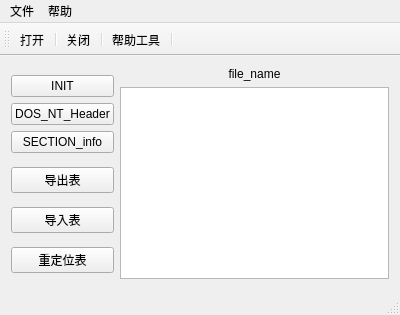
<?xml version="1.0" encoding="UTF-8"?>
<ui version="4.0">
 <class>MainWindow</class>
 <widget class="QMainWindow" name="MainWindow">
  <property name="geometry">
   <rect>
    <x>0</x>
    <y>0</y>
    <width>400</width>
    <height>315</height>
   </rect>
  </property>
  <property name="windowTitle">
   <string>MainWindow</string>
  </property>
  <widget class="QWidget" name="centralWidget">
   <layout class="QGridLayout" name="gridLayout">
    <item row="1" column="0">
     <layout class="QVBoxLayout" name="verticalLayout">
      <item>
       <layout class="QVBoxLayout" name="verticalLayout_3">
        <item>
         <widget class="QPushButton" name="pushButton_init">
          <property name="text">
           <string>INIT</string>
          </property>
         </widget>
        </item>
        <item>
         <widget class="QPushButton" name="pushButton_dos_nt_header">
          <property name="text">
           <string>DOS_NT_Header</string>
          </property>
         </widget>
        </item>
        <item>
         <widget class="QPushButton" name="pushButton_sectioninfo">
          <property name="text">
           <string>SECTION_info</string>
          </property>
         </widget>
        </item>
       </layout>
      </item>
      <item>
       <widget class="QPushButton" name="pushButton_export">
        <property name="text">
         <string>导出表</string>
        </property>
       </widget>
      </item>
      <item>
       <widget class="QPushButton" name="pushButton_import">
        <property name="text">
         <string>导入表</string>
        </property>
       </widget>
      </item>
      <item>
       <widget class="QPushButton" name="pushButton_relocation">
        <property name="text">
         <string>重定位表</string>
        </property>
       </widget>
      </item>
     </layout>
    </item>
    <item row="1" column="1">
     <layout class="QVBoxLayout" name="verticalLayout_2" stretch="0,2">
      <item>
       <widget class="QLabel" name="file_name_label">
        <property name="text">
         <string>file_name</string>
        </property>
        <property name="alignment">
         <set>Qt::AlignCenter</set>
        </property>
       </widget>
      </item>
      <item alignment="Qt::AlignTop">
       <widget class="QTextBrowser" name="information_text">
        <property name="enabled">
         <bool>true</bool>
        </property>
        <property name="sizePolicy">
         <sizepolicy hsizetype="Expanding" vsizetype="Expanding">
          <horstretch>0</horstretch>
          <verstretch>0</verstretch>
         </sizepolicy>
        </property>
        <property name="minimumSize">
         <size>
          <width>0</width>
          <height>71</height>
         </size>
        </property>
       </widget>
      </item>
     </layout>
    </item>
   </layout>
  </widget>
  <widget class="QMenuBar" name="menuBar">
   <property name="geometry">
    <rect>
     <x>0</x>
     <y>0</y>
     <width>400</width>
     <height>23</height>
    </rect>
   </property>
   <widget class="QMenu" name="menu">
    <property name="title">
     <string>文件</string>
    </property>
    <addaction name="action_open"/>
    <addaction name="separator"/>
    <addaction name="action_close"/>
   </widget>
   <widget class="QMenu" name="menu_help">
    <property name="title">
     <string>帮助</string>
    </property>
   </widget>
   <addaction name="menu"/>
   <addaction name="menu_help"/>
  </widget>
  <widget class="QToolBar" name="mainToolBar">
   <attribute name="toolBarArea">
    <enum>TopToolBarArea</enum>
   </attribute>
   <attribute name="toolBarBreak">
    <bool>false</bool>
   </attribute>
   <addaction name="action_open"/>
   <addaction name="separator"/>
   <addaction name="action_close"/>
   <addaction name="separator"/>
   <addaction name="action_help"/>
   <addaction name="separator"/>
  </widget>
  <widget class="QStatusBar" name="statusBar"/>
  <action name="action_open">
   <property name="icon">
    <iconset resource="image.qrc">
     <normaloff>:/images/gtk-open.png</normaloff>:/images/gtk-open.png</iconset>
   </property>
   <property name="text">
    <string>打开</string>
   </property>
  </action>
  <action name="action_close">
   <property name="icon">
    <iconset resource="image.qrc">
     <normaloff>:/images/gtk-cancel.png</normaloff>:/images/gtk-cancel.png</iconset>
   </property>
   <property name="text">
    <string>关闭</string>
   </property>
  </action>
  <action name="action_help">
   <property name="icon">
    <iconset resource="image.qrc">
     <normaloff>:/images/gtk-properties.png</normaloff>:/images/gtk-properties.png</iconset>
   </property>
   <property name="text">
    <string>帮助工具</string>
   </property>
  </action>
 </widget>
 <layoutdefault spacing="6" margin="11"/>
 <resources>
  <include location="image.qrc"/>
 </resources>
 <connections/>
</ui>
